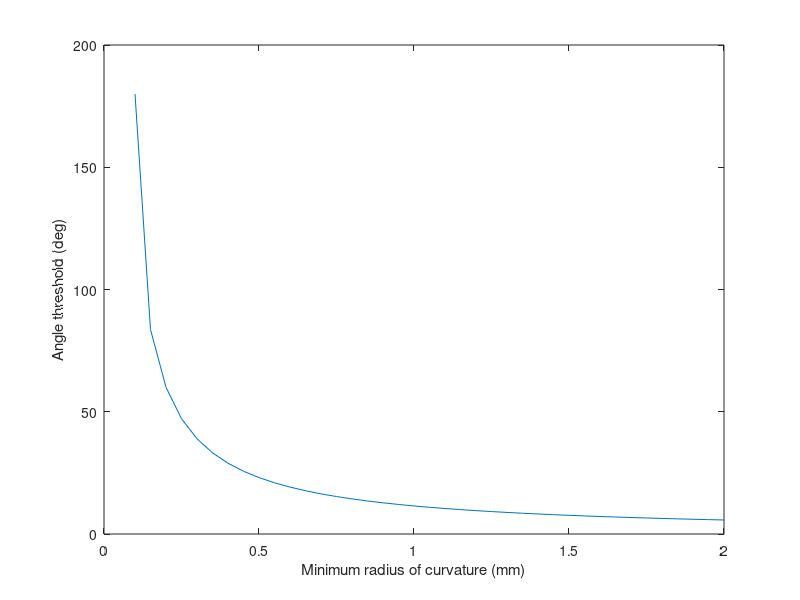

Write MATLAB code to recreate this figure.
function s_compute_anglefromcurvatureradius

% Compute the angle threshold from the minimum radius of curvature in a
% particular step size. Using the formula in Tournier et al. (2012).
%
% (C) Hiromasa Takemura, CiNet/Stanford VISTA Team, 2015

% Set step size (in mm)
stepsize = 0.2;

% Input for the minimum radius of curvature 
mradiuscurv = [0.1:0.05:2];

% Compute the angle threshold in degree
theta = 2*asind(stepsize./(2*mradiuscurv));

% Make a plot
figure
plot(mradiuscurv, theta);

xlabel('Minimum radius of curvature (mm)');
ylabel('Angle threshold (deg)');
